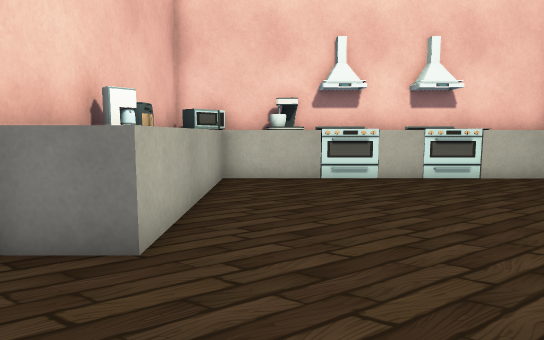
view 1 (above)

12 first-person views from a walk through a scene from a Unity 3-D project. The camera is 0.68 m above the floor, tilts 6° down and sees 75° across. The floor is counted in squares, 0.5 m on a side. Each view is taken from the middle of a square. On the plan, view 1 faces up. The plan holds only what a view shows up to about 15 squares ahead; the rest is blank. The player is left out. Some animated figures are not drawn.

view 2
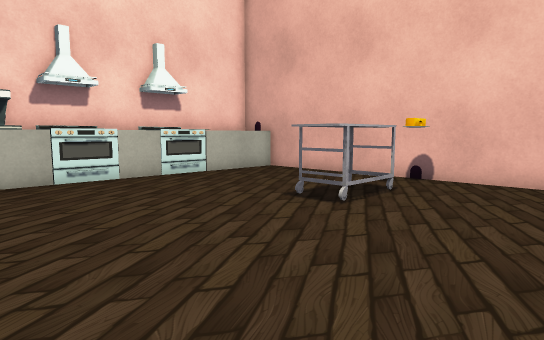

view 3
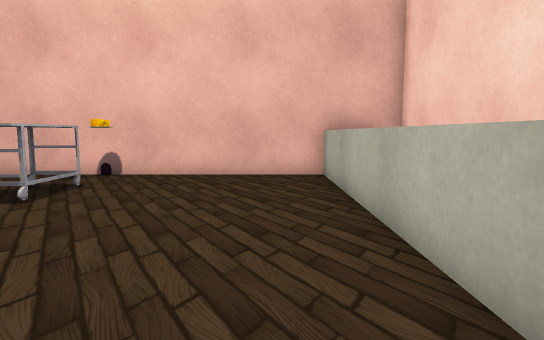

view 4
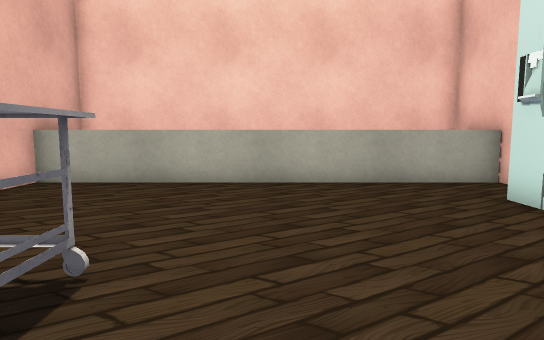

view 5
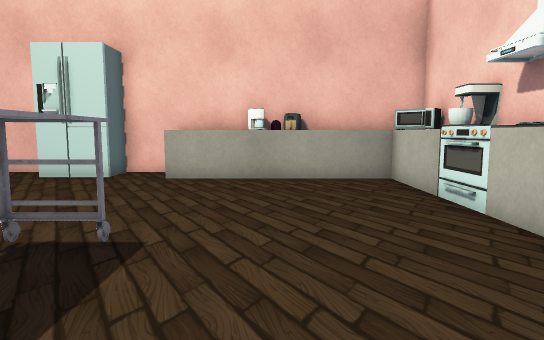

view 6
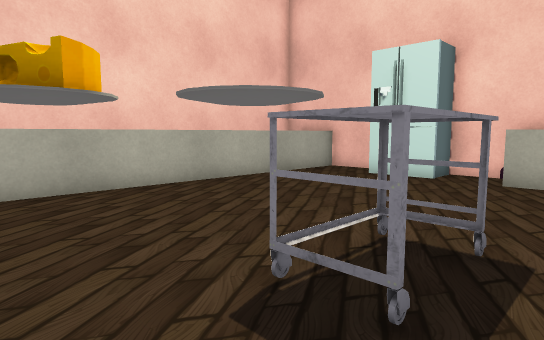

view 7
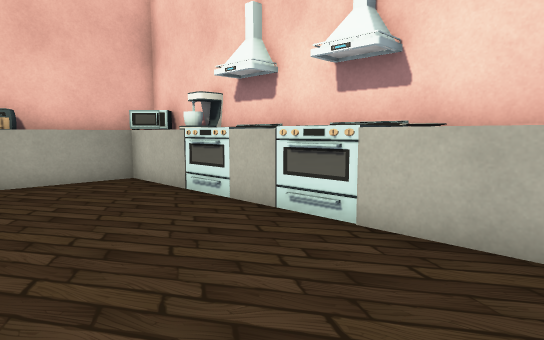

view 8
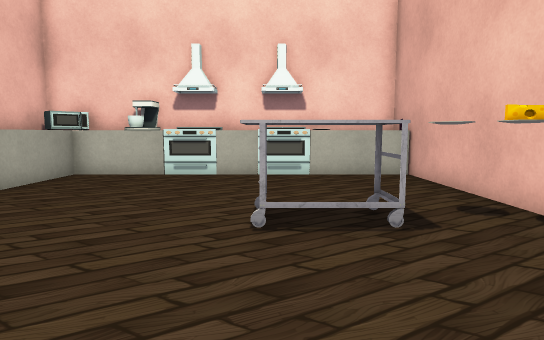

view 9
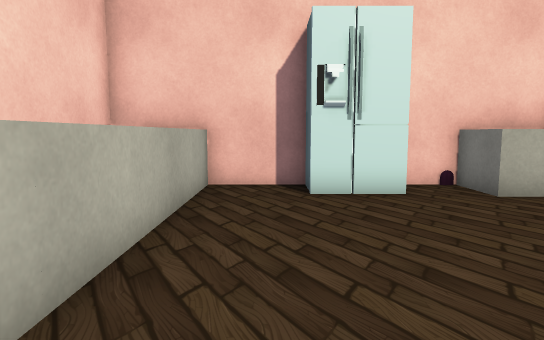

view 10
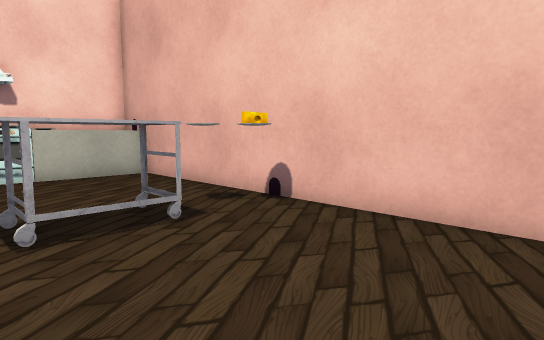

view 11
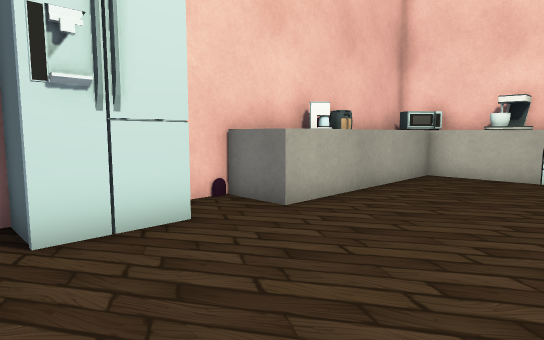

view 12
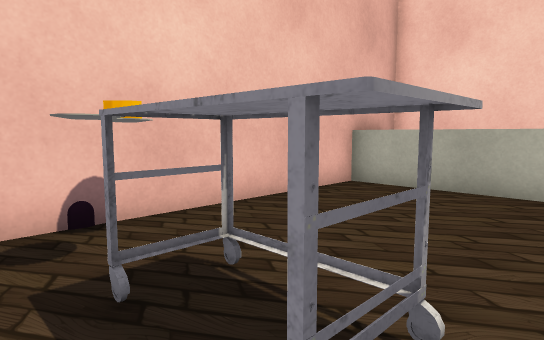

### Floor plan
Key: @ floor where view 1 was taken; # wall or solid block; . floor; ^ raised ledge; B grey block; M microwave; S stove; T table; C cheese; F fridge; O other object.
Columns run from 3 left of view 1 to 10 right of it. Each row starts with its distance up from view 1.
 13       BB
 12 BMBBBS#BSSBBB
 11 BMBBBSSBSSBBB
 10 ^^...........#
  9 ^^...........#
  8 O^...........#
  7 O^...........#
  6 ^^...........#
  5 ^^......TTTO.#
  4 ^^......TTTCC
  3 #............#
  2 #F...........#
  1 FF...........#
  0 ##.@.........#
 -1 #............#
 -2 #............#
 -3 ^^^^^^^^^^^^^^
 -4 ^            ^
 -5 ##############

Positions as (right, up) in squares from view 1, and headings:
1: (0, 0), facing up
2: (-1, 0), facing up-right
3: (-2, -1), facing right
4: (3, 7), facing down
5: (9, 7), facing left
6: (9, 6), facing down-left
7: (9, 6), facing up-left
8: (5, -1), facing up
9: (6, -1), facing left
10: (4, -1), facing up-right
11: (3, -1), facing up-left
12: (4, 6), facing down-right
